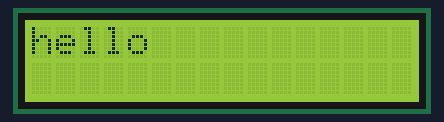
This sketch was run on a simulated Arduino Uno, built with avr-gcc and run on an emulated ATmega328P. On the bench: 16×2 character LCD.

Above: at 0.1 s.
At 1.1 s:
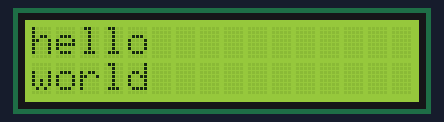
At 2.1 s:
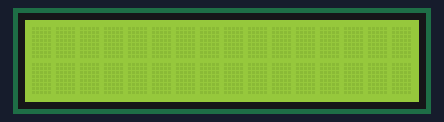

Measured:
- by itself, everything shown: repeats every 3.0 s, in 3 steps
- what the display in image 1 shows lasts 1.0 s, from 1.1 s to 2.1 s

The sketch:

Project010__DisplayPanel.ino
```cpp
#include <LiquidCrystal.h>
LiquidCrystal lcd(13,12,11,10,9,8);

void setup() {
  lcd.begin(16,2);
}

void loop() {
  lcd.home();
  lcd.print("hello");
  delay(1000);

  lcd.setCursor(0,1);
  lcd.print("world");
  delay(1000);

  lcd.clear();
  delay (1000);
}
```
